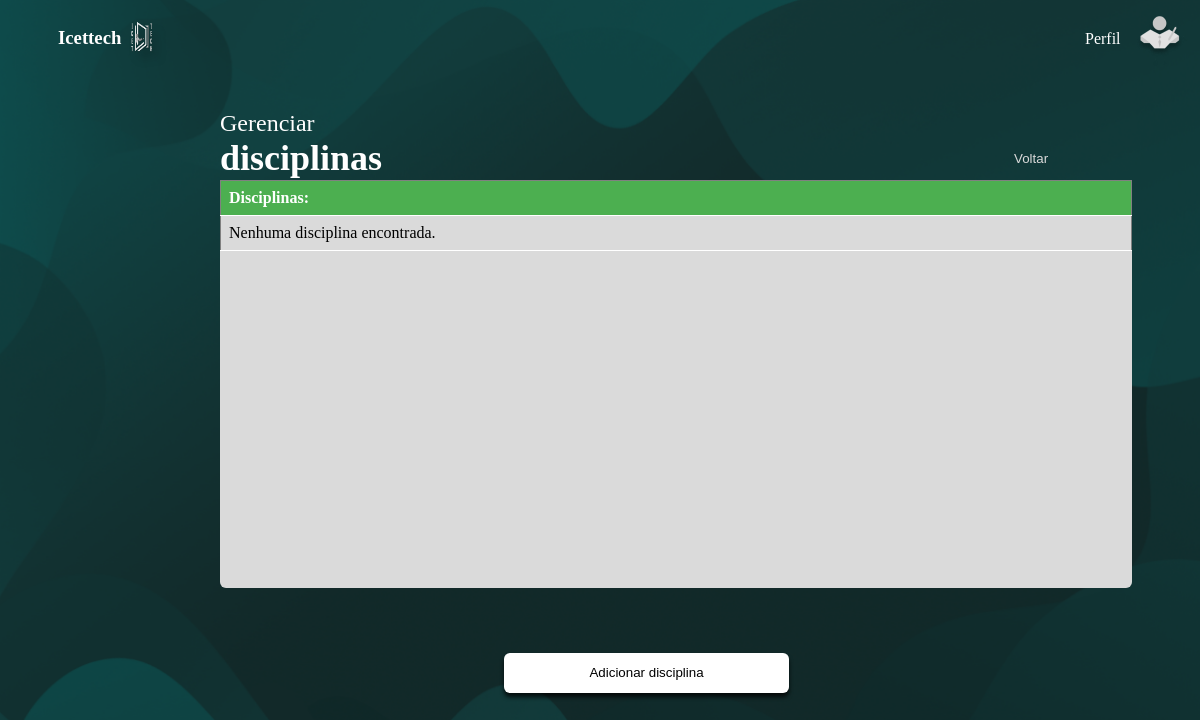
Before: /gerenrenciamento/disiciplina/ with the older database file.
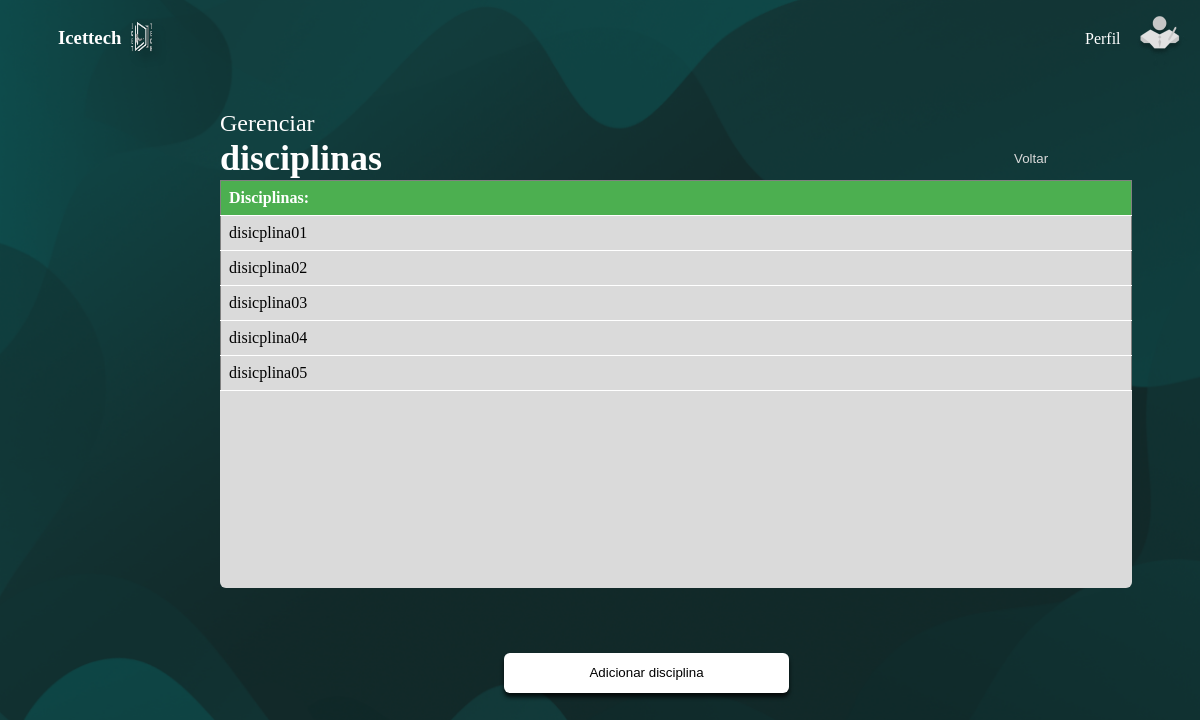
After: the same page with the newer database file.
### Disciplina/models.py (models this page shows, shortened)
class Disciplina(models.Model):
    id_disciplina = models.AutoField(primary_key=True)
    codigo = models.CharField(max_length=6)
    nome_disciplina = models.CharField(max_length=20)
    periodo_disciplina = models.IntegerField()
    tipo_disciplina = models.PositiveBigIntegerField()
    grade = models.ForeignKey(Grade, on_delete=models.CASCADE)

### Administrador/views.py (the view)
# urls.py: path('gerenrenciamento/disiciplina/', gerennciamento.gerenciamentodisciplina, name='gerenrenciamentodisiciplina'),
    def gerenciamentodisciplina(request):
        disciplina = Disciplina.objects.all()
        return render(request, 'G_disciplina.html', {'disciplina': disciplina})

### Administrador/templates/G_disciplina.html (shortened to what this page needs)
{% load static %}
<!DOCTYPE html>
<html lang="en">
  <head>
    <link rel="stylesheet" href="{% static 'css/gerenciardisciplin.css' %}" />
  </head>
  <body>
    <header class="header-conteiner">
      <div class="header-left">
        <h3 class="nomeLogo">Icettech</h3>
        <img
          class="logotipo2"
          src="{% static 'imagens/LogoicettechPB.png' %}"
          alt=""
        />
      </div>
    </header>
    <nav class="navegação">
      <div class="links">
        <p>Perfil</p>
        <a href="{% url 'perfil' %}"
          ><img src="{% static 'imagens/Iconesprofessor2.png' %}" alt=""
        /></a>
      </div>
    </nav>
    <section>
      <div class="title">
        <p>Gerenciar</p>
        <h1>disciplinas</h1>
      </div>
      <div class="conteiner">
        <div class= "table-wrapper">
          <table border="1">
            <tbody id="tbody">
              <tr>
                <th>Disciplinas:</th>
              </tr>
              {% for disciplina in disciplina %}
              <tr>
                  <td>{{ disciplina.nome_disciplina }}</td>
              </tr>
              {% empty %}
              <tr>
                <td colspan="3">Nenhuma disciplina encontrada.</td>
              </tr>
              {% endfor %}
            </tbody>
          </table>
        </div>
      </div>
      <div>
        <button class="button_back" onclick="voltar()">Voltar</button>
      </div>
    </section>
    <div class="button-Ad">
      <a href="{% url 'cadastrardisciplina' %}"
        ><button>Adicionar disciplina</button></a
      >
    </div>
  </body>
</html>

Changed rows visible on the page:
added Disciplina: nome_disciplina "disicplina01"
added Disciplina: nome_disciplina "disicplina02"
added Disciplina: nome_disciplina "disicplina03"
added Disciplina: nome_disciplina "disicplina04"
added Disciplina: nome_disciplina "disicplina05"
Other visible differences:
text no longer shown: "Nenhuma disciplina encontrada."
